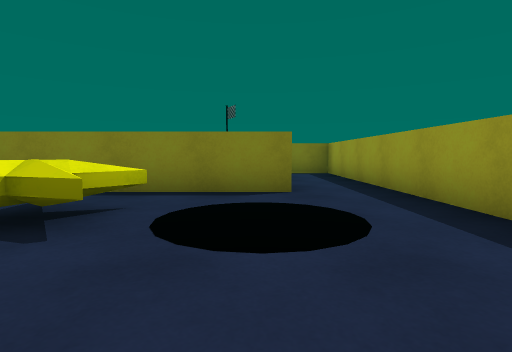
view 1 (above)

24 first-person views from a walk through a 3-D level made in the Unity game engine. The camera is 0.62 m above the floor, tilts 4° down and sees 80° across. The floor is counted in squares, 1 m on a side. Each view is taken from the middle of a square. On the plan, view 1 faces up. The plan holds only what a view shows up to about 9 squares ahead; the rest is blank. The player is left out. Some surface patterns are stand-ins.

view 2
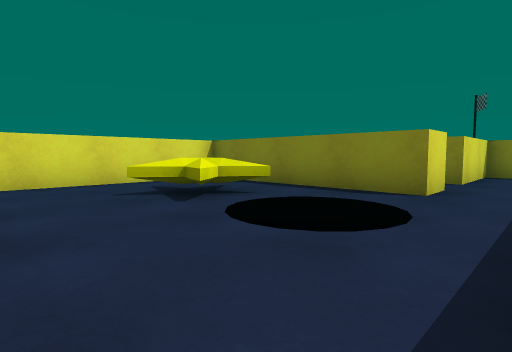

view 3
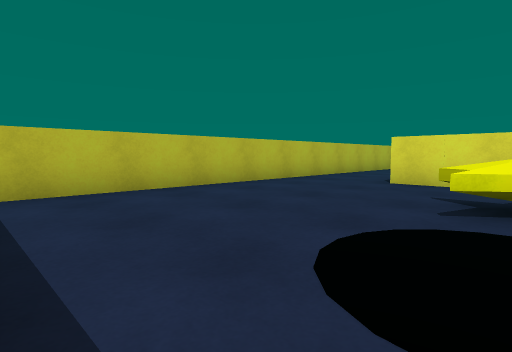

view 4
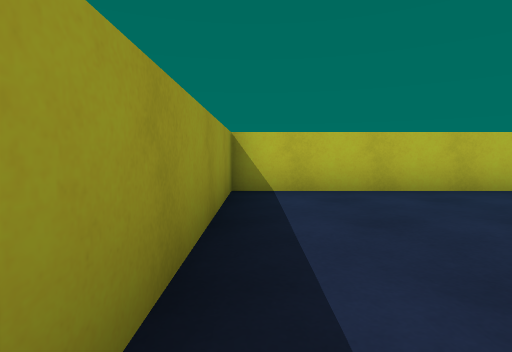

view 5
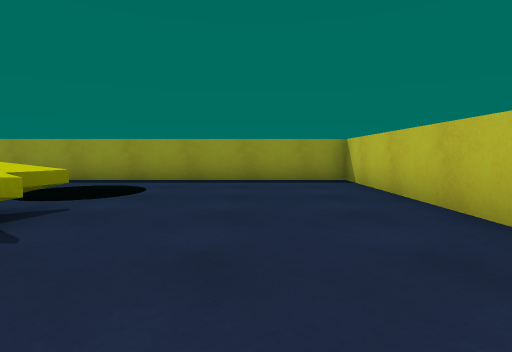

view 6
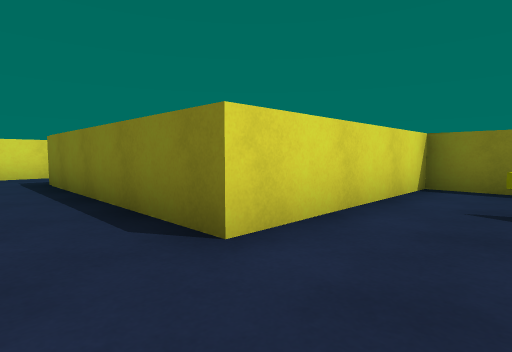

view 7
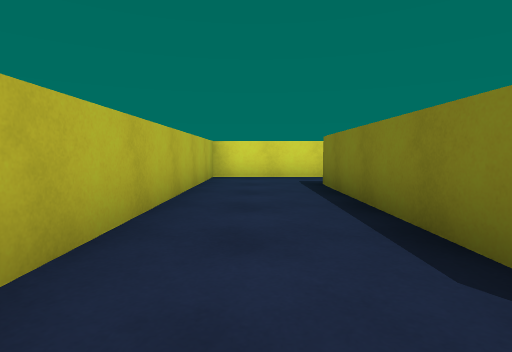

view 8
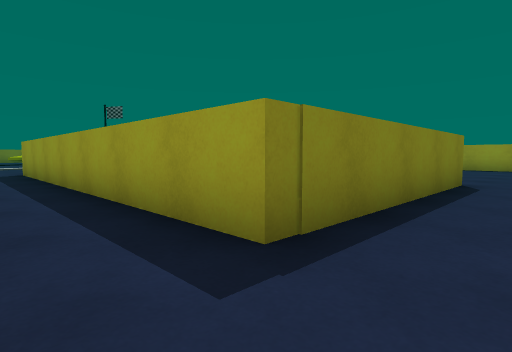

view 9
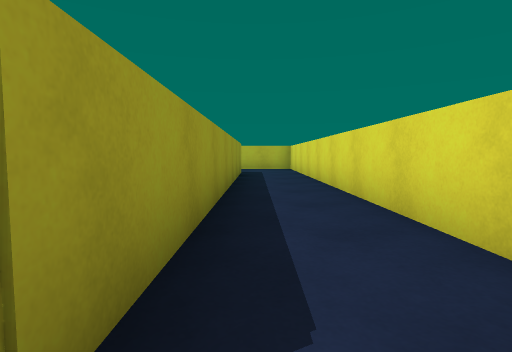

view 10
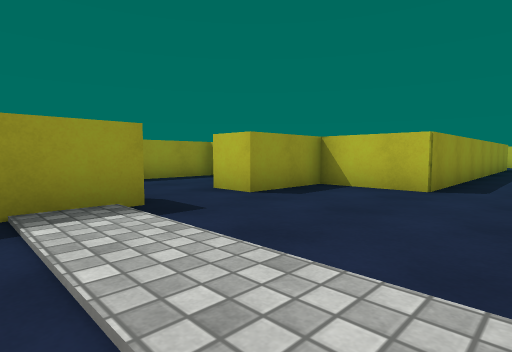

view 11
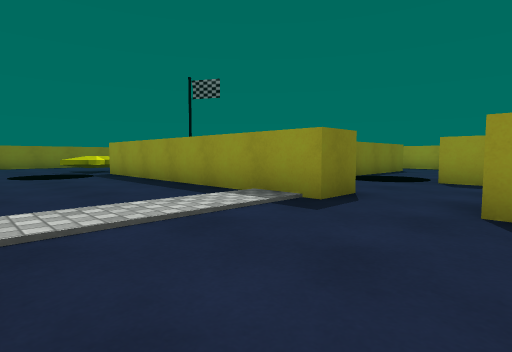

view 12
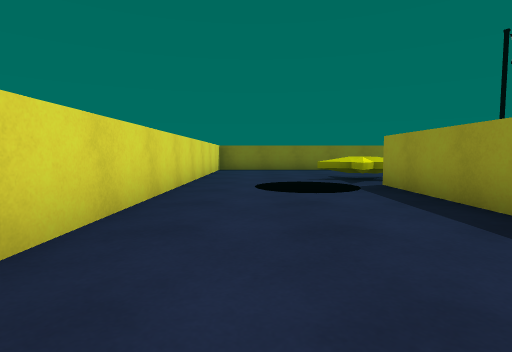

view 13
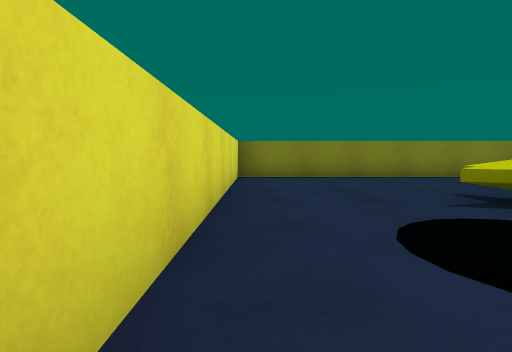

view 14
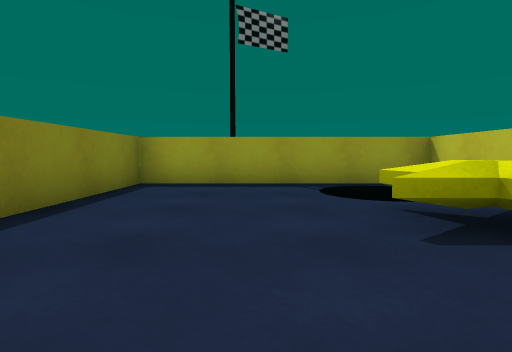

view 15
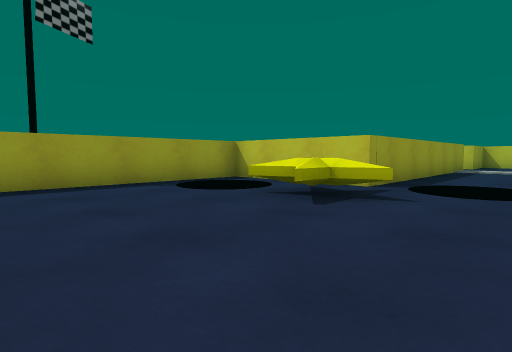

view 16
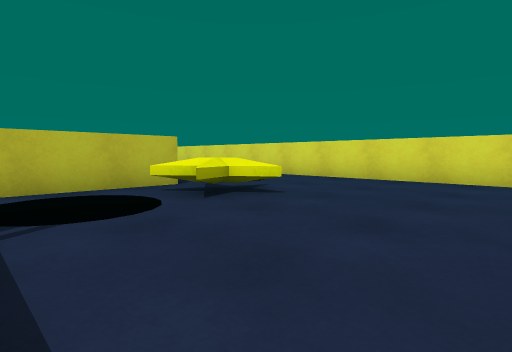

view 17
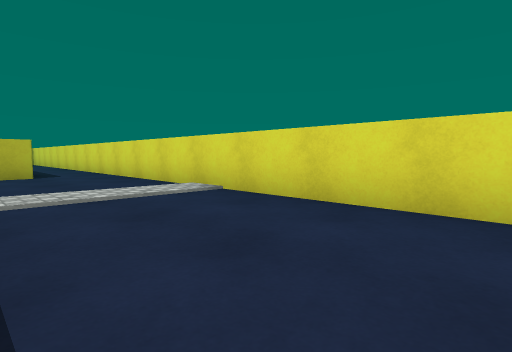

view 18
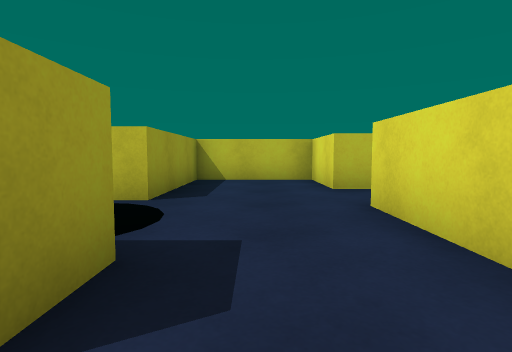

view 19
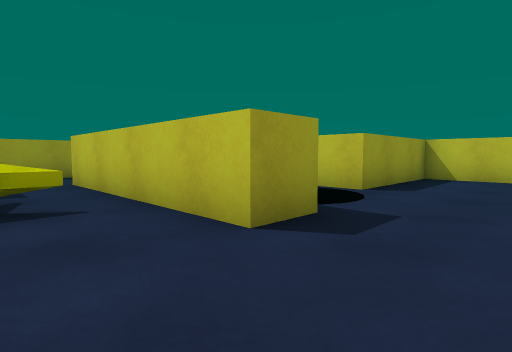

view 20
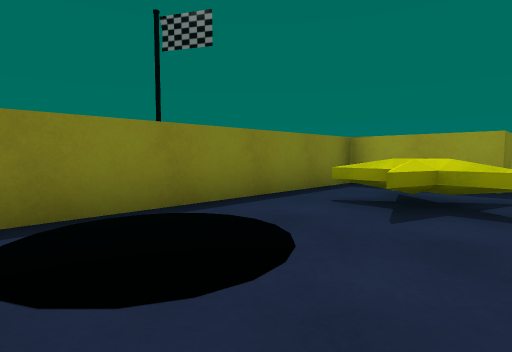

view 21
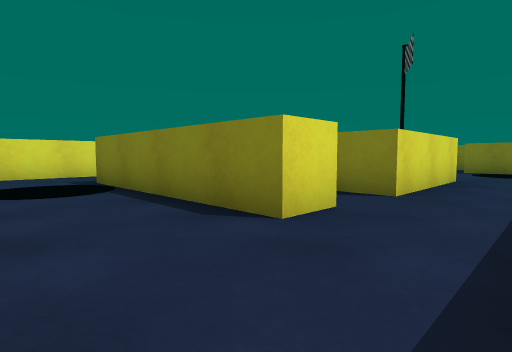

view 22
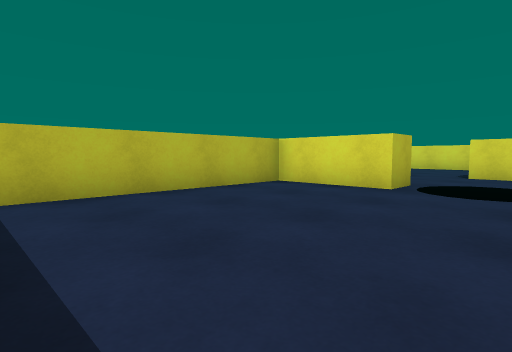

view 23
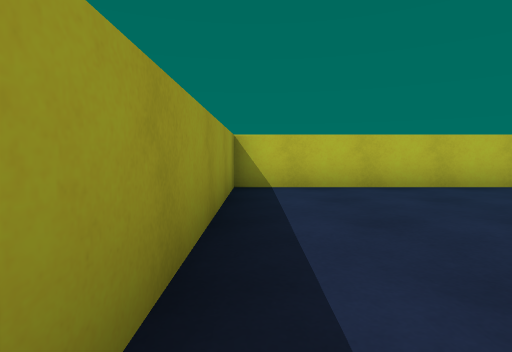

view 24
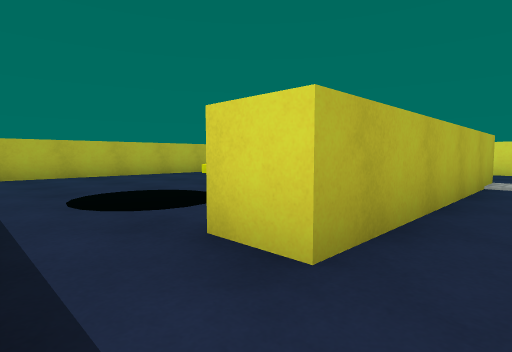

### Floor plan
Key: @ floor where view 1 was taken; # wall or solid block; . main floor; : floor 0.05 m higher than the main floor; S star; F flag; O other object.
Columns run from 13 left of view 1 to 3 right of it. Each row starts with its distance up from view 1.
 29 ##########
 28 #........#
 27 #........#F
 26 #........#    O
 25 #......O.#   OOO
 24 #...S.O O#   ..
 23 #..O...O.#   ..
 22 #.O O#########.
 21 #..O.#.O....##.
 20 #....#O O...##.
 19 #....#.O..S.##..
 18 #....#..........#
 17 #....#..######..#
 16 #....#..######..#
 15 #::::#..OOO.....#
 14 #...............#
 13 #........#......#
 12 #....#...#......#
 11 #....#...########
 10 #..#######   ##
  9 #..#         #..#
  8 #..#         #..#
  7 #..#      ......#
  6 #..#....######..#
  5 #..#    ######..#
  4 #..#    #....O..#
  3 #..#    #.S.O O.#
  2 #..#    #....O..#
  1 #..######.......#
  0 #............@..#
 -1 #...............#
 -2 #################

Where each view was taken, in squares from view 1:
view 1: 0 up, 0 right, facing up
view 2: 0 up, 2 right, facing up-left
view 3: 3 up, 2 right, facing down-left
view 4: 3 up, 2 right, facing down
view 5: 0 up, 5 left, facing right
view 6: 1 down, 3 left, facing up-left
view 7: 1 down, 4 left, facing left
view 8: 1 down, 12 left, facing up-right
view 9: 11 up, 11 left, facing down
view 10: 16 up, 12 left, facing down-right
view 11: 12 up, 12 left, facing up-right
view 12: 16 up, 11 left, facing up
view 13: 20 up, 12 left, facing up
view 14: 26 up, 11 left, facing right
view 15: 28 up, 11 left, facing down-right
view 16: 28 up, 5 left, facing down-left
view 17: 20 up, 9 left, facing down-left
view 18: 18 up, 6 left, facing down
view 19: 19 up, 7 left, facing down-right
view 20: 18 up, 7 left, facing up-right
view 21: 14 up, 2 right, facing up-left
view 22: 16 up, 2 right, facing down-left
view 23: 17 up, 2 right, facing down
view 24: 7 up, 2 right, facing down-left
